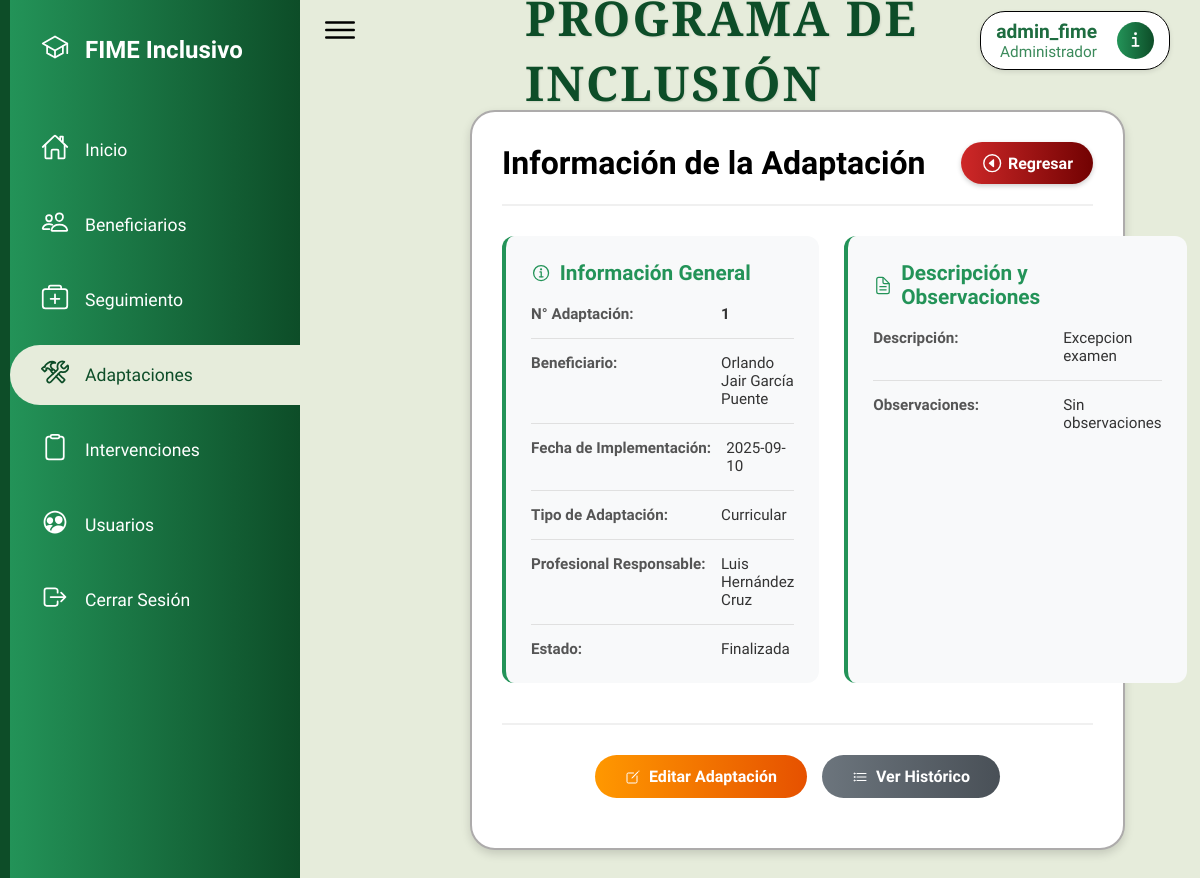
Screenshot of /modules/adaptaciones/ver_adaptaciones.php?id=1 (signed in) with the database file from the repository.
### tables this page shows
CREATE TABLE `adaptaciones` (
  `id_adaptacion` int(11) NOT NULL,
  `beneficiario_id` int(11) NOT NULL,
  `profesional_id` int(11) DEFAULT NULL,
  `fecha_implementacion` date NOT NULL,
  `estado` enum('Pendiente','En progreso','Finalizada') DEFAULT 'Pendiente',
  `tipo_adaptacion` varchar(100) NOT NULL,
  `numero_adaptacion` int(10) UNSIGNED DEFAULT NULL,
  `descripcion` text NOT NULL,
  `observaciones` text DEFAULT NULL
);

### modules/adaptaciones/ver_adaptaciones.php (the view, shortened to what this page needs)
<?php
$user = $_SESSION['usuarioingresando'];
include '../../config/db.php';
$id_adaptacion = intval($_GET['id']);
$query = "SELECT a.*,
CONCAT(b.nombre, ' ', b.apellido_paterno, ' ', IFNULL(b.apellido_materno, '')) AS beneficiario_nombre,
CONCAT(p.nombre, ' ', p.apellido_paterno, ' ', IFNULL(p.apellido_materno, '')) AS profesional_nombre
FROM adaptaciones a
INNER JOIN beneficiarios b ON b.id_beneficiario = a.beneficiario_id
LEFT JOIN profesionales p ON p.id_profesional = a.profesional_id
WHERE a.id_adaptacion = ?";
$stmt = mysqli_prepare($conex, $query);
mysqli_stmt_bind_param($stmt, "i", $id_adaptacion);
mysqli_stmt_execute($stmt);
$result = mysqli_stmt_get_result($stmt);
$adaptacion = mysqli_fetch_assoc($result);
$beneficiario_id = $adaptacion['beneficiario_id'];
$beneficiario_nombre = $adaptacion['beneficiario_nombre'];
$profesional_nombre = $adaptacion['profesional_nombre'] ?: 'No asignado';
?>
<!DOCTYPE html>
<html lang="es">
<head>
    <link rel="stylesheet" href="../../assets/css/sidebar.css">
    <link rel="stylesheet" href="https://cdnjs.cloudflare.com/ajax/libs/font-awesome/5.15.4/css/all.min.css">
</head>
<body>
    <?php
    $currentPage = basename($_SERVER['PHP_SELF']);
    ?>
    <div class="container">
        <div class="navigation">
            <ul>
                <li>
                    <a href="#">
                        <span class="icon">
                            <ion-icon name="school-outline"></ion-icon>
                        </span>
                        <span class="title">FIME Inclusivo</span>
                    </a>
                </li>
                <li class="<?php echo ($currentPage == 'dashboard.php') ? 'active' : ''; ?>">
                    <a href="../../modules/auth/dashboard.php" data-tooltip="Inicio">
                        <span class="icon"><ion-icon name="home-outline"></ion-icon></span>
                        <span class="title">Inicio</span>
                    </a>
                </li>
                <?php
                $beneficiariosPages = ['index_beneficiarios.php', 'crear_beneficiarios.php', 'editar_beneficiarios.php', 'ver_beneficiarios.php'];
                ?>
                <li class="<?php echo in_array($currentPage, $beneficiariosPages) ? 'active' : ''; ?>">
                    <a href="../../modules/beneficiarios/index_beneficiarios.php" data-tooltip="Beneficiarios">
                        <span class="icon"><ion-icon name="people-outline"></ion-icon></span>
                        <span class="title">Beneficiarios</span>
                    </a>
                </li>
                <?php
                $diagnosticosPages = ['index_diagnosticos.php', 'crear_diagnosticos.php', 'editar_diagnosticos.php', 'historico_diagnosticos.php', 'ver_diagnosticos.php'];
                ?>
                <li class="<?php echo in_array($currentPage, $diagnosticosPages) ? 'active' : ''; ?>">
                    <a href="../../modules/diagnosticos/index_diagnosticos.php" data-tooltip="Diagnósticos">
                        <span class="icon"><ion-icon name="medkit-outline"></ion-icon></span>
                        <span class="title">Seguimiento</span>
                    </a>
                </li>
                <?php
                $adaptacionesPages = ['index_adaptaciones.php', 'crear_adaptaciones.php', 'editar_adaptaciones.php', 'historico_adaptaciones.php', 'ver_adaptaciones.php'];
                ?>
                <li class="<?php echo in_array($currentPage, $adaptacionesPages) ? 'active' : ''; ?>">
                    <a href="../../modules/adaptaciones/index_adaptaciones.php" data-tooltip="Adaptaciones">
                        <span class="icon"><ion-icon name="construct-outline"></ion-icon></span>
                        <span class="title">Adaptaciones</span>
                    </a>
                </li>
                <?php
                $intervencionesPages = ['index_intervenciones.php', 'crear_intervenciones.php', 'editar_intervenciones.php', 'historico_intervenciones.php', 'ver_intervenciones.php'];
                ?>
                <li class="<?php echo in_array($currentPage, $intervencionesPages) ? 'active' : ''; ?>">
                    <a href="../../modules/intervenciones/index_intervenciones.php" data-tooltip="Intervenciones">
                        <span class="icon"><ion-icon name="clipboard-outline"></ion-icon></span>
                        <span class="title">Intervenciones</span>
                    </a>
                </li>
                <?php
                if (isset($_SESSION['rol']) && $_SESSION['rol'] === 'Administrador') {
                    $usuariosPages = ['index_usuarios.php', 'crear_usuarios.php', 'editar_usuarios.php', 'ver_usuarios.php'];
                ?>
                    <li class="<?php echo in_array($currentPage, $usuariosPages) ? 'active' : ''; ?>">
                        <a href="../../modules/usuarios/index_usuarios.php" data-tooltip="Usuarios">
                            <span class="icon"><ion-icon name="people-circle-outline"></ion-icon></span>
                            <span class="title">Usuarios</span>
                        </a>
                    </li>
                <?php
                }
                ?>
                <li>
                    <a href="#" onclick="showLogoutModal()" data-tooltip="Cerrar Sesión">
                        <span class="icon">
                            <ion-icon name="log-out-outline"></ion-icon>
                        </span>
                        <span class="title">Cerrar Sesión</span>
                    </a>
                </li>
            </ul>
        </div>
    </div>
    <div class="main">
        <div class="topbar">
            <div class="toggle"><ion-icon name="menu-outline"></ion-icon></div>
            <h2 class="page-title">PROGRAMA DE INCLUSIÓN</h2>
            <div class="user-box">
                <div class="user-info">
                    <div class="user-name"><?php echo htmlspecialchars($user); ?></div>
                    <div class="user-role"><?php echo htmlspecialchars($_SESSION['rol']); ?></div>
                </div>
                <button class="info-btn" onclick="mostrarInfo()">
                    <ion-icon name="information-outline"></ion-icon>
                </button>
            </div>
        </div>
        <div class="view-container">
            <div class="view-header">
                <h2 class="view-title">Información de la Adaptación</h2>
                <a href="historico_adaptaciones.php?id=<?php echo $beneficiario_id; ?>" class="btn-regresar">
                    <ion-icon name="caret-back-circle-outline"></ion-icon> Regresar
                </a>
            </div>
            <div class="view-content">
                <div class="info-grid">
                    <div class="info-section">
                        <h3>
                            <ion-icon name="information-circle-outline"></ion-icon>
                            Información General
                        </h3>
                        <div class="info-row">
                            <span class="info-label">N° Adaptación:</span>
                            <span class="info-value" style="font-weight: 700;"><?php echo htmlspecialchars($adaptacion['numero_adaptacion']); ?></span>
                        </div>
                        <div class="info-row">
                            <span class="info-label">Beneficiario:</span>
                            <span class="info-value"><?php echo htmlspecialchars($beneficiario_nombre); ?></span>
                        </div>
                        <div class="info-row">
                            <span class="info-label">Fecha de Implementación:</span>
                            <span class="info-value"><?php echo htmlspecialchars($adaptacion['fecha_implementacion']); ?></span>
                        </div>
                        <div class="info-row">
                            <span class="info-label">Tipo de Adaptación:</span>
                            <span class="info-value"><?php echo htmlspecialchars($adaptacion['tipo_adaptacion']); ?></span>
                        </div>
                        <div class="info-row">
                            <span class="info-label">Profesional Responsable:</span>
                            <span class="info-value"><?php echo htmlspecialchars($profesional_nombre); ?></span>
                        </div>
                        <div class="info-row">
                            <span class="info-label">Estado:</span>
                            <span class="info-value"><?php echo htmlspecialchars($adaptacion['estado']); ?></span>
                        </div>
                    </div>
                    <div class="info-section">
                        <h3>
                            <ion-icon name="document-text-outline"></ion-icon>
                            Descripción y Observaciones
                        </h3>
                        <div class="info-row">
                            <span class="info-label">Descripción:</span>
                            <span class="info-value"><?php echo nl2br(htmlspecialchars($adaptacion['descripcion'])); ?></span>
                        </div>
                        <div class="info-row">
                            <span class="info-label">Observaciones:</span>
                            <span class="info-value"><?php echo nl2br(htmlspecialchars($adaptacion['observaciones'] ?: 'Sin observaciones')); ?></span>
                        </div>
                    </div>
                </div>
                <div class="action-buttons">
                    <a href="editar_adaptaciones.php?id=<?php echo $adaptacion['id_adaptacion']; ?>" class="btn-action btn-edit">
                        <ion-icon name="create-outline"></ion-icon> Editar Adaptación
                    </a>
                    <a href="historico_adaptaciones.php?id=<?php echo $beneficiario_id; ?>" class="btn-action btn-cancel">
                        <ion-icon name="list-outline"></ion-icon> Ver Histórico
                    </a>
                </div>
            </div>
        </div>
    </div>
</body>
</html>

### assets/css/sidebar.css (style rules this page uses)
* { font-family: "Ubuntu", sans-serif; margin: 0; padding: 0; box-sizing: border-box; }
:root { --blue: #2a2185; --white: #fff; --gray: #f5f5f5; --black1: #222; --black2: #999; }
body { min-height: 100vh; overflow-x: hidden; font-family: Arial, sans-serif; margin: 0; padding: 0; height: 100vh; display: flex; background-color: #e6ecdb; background-size: cover; background-attachment: fixed; }
.container { position: relative; width: 100%; }
.navigation { position: fixed; width: 300px; height: 100%; background: linear-gradient(90deg, #239358, #0d4d28); border-left: 10px solid #0d4d28; transition: width 0.3s; overflow: hidden; z-index: 10; }
.navigation ul { list-style: none; padding: 0; margin: 0; width: 100%; position: relative; }
.navigation ul li { width: 100%; position: relative; border-top-left-radius: 30px; border-bottom-left-radius: 30px; margin: 15px 0; }
.navigation ul li:first-child { margin: 20px 0 40px 0; pointer-events: none; }
.navigation ul li a { display: flex; align-items: center; width: 100%; height: 60px; padding: 0 15px; position: relative; text-decoration: none; color: white; transition: color 0.3s, background-color 0.3s; }
.navigation ul li a .icon { display: block; min-width: 60px; text-align: center; font-size: 1.75rem; }
.navigation ul li a .title { font-size: 1.1em; font-weight: 500; white-space: nowrap; transition: opacity 0.3s; }
.navigation ul li:first-child .title { font-size: 1.5em; font-weight: bold; }
.navigation ul li:hover, .navigation ul li.active { background-color: #e6ecdb; }
.navigation ul li:hover a, .navigation ul li.active a { color: #0d4d28; }
.main { position: absolute; width: calc(100% - 300px); left: 300px; min-height: 100vh; transition: 0.5s; }
.topbar { width: 100%; height: 60px; display: flex; justify-content: space-between; align-items: center; padding: 0 10px; }
.toggle { position: relative; width: 60px; height: 60px; display: flex; justify-content: center; align-items: center; font-size: 2.5rem; cursor: pointer; }
.user-box { display: flex; align-items: center; background-color: #ffffff; box-shadow: 0 2px 5px rgba(0, 0, 0, 0.1); border: 1px solid #000; margin-left: auto; margin-right: 20px; margin-top: 20px; padding: 8px 15px; border-radius: 25px; font-size: 1.2em; gap: 10px; transition: transform 0.3s ease, box-shadow 0.3s ease; }
.user-info { display: flex; flex-direction: column; margin-right: 10px; text-align: right; }
.user-name { font-weight: bold; color: #1e6d40; font-size: 1em; }
.user-role { font-size: 0.8em; color: #3b8a5b; }
.info-btn { background: linear-gradient(90deg, #239358, #0d4d28); border: none; color: white; width: 37px; height: 37px; border-radius: 50%; font-size: 1.2em; cursor: pointer; display: flex; align-items: center; justify-content: center; }
.btn-cancel, .btn-confirm { padding: 10px 25px; border: none; border-radius: 5px; font-weight: 500; cursor: pointer; text-decoration: none; transition: background-color 0.3s, transform 0.2s; font-size: 1.1em; }
.btn-cancel { background-color: #7e7d7d; color: white; }
.page-title { position: absolute; left: 50%; transform: translateX(-50%); font-family: "Playfair Display", Georgia, serif; font-size: 3em; font-weight: 700; color: #0d4d28; margin-top: 40px; letter-spacing: 2px; text-shadow: 1px 1px 2px rgba(0, 0, 0, 0.1); }
.header-section .btn-regresar, a.btn-regresar { background: linear-gradient(90deg, #ce2828, #720202) !important; border: none; color: white !important; font-weight: 600; cursor: pointer; text-decoration: none !important; display: flex !important; align-items: center; justify-content: center; gap: 5px; padding: 10px 20px; border-radius: 50px; box-shadow: 0 2px 5px rgba(0, 0, 0, 0.2); transition: all 0.3s; }
.header-section .btn-regresar ion-icon, a.btn-regresar ion-icon { color: white !important; font-size: 1.4em; }
.btn-edit { background-color: #ffde59; }

### rows the page displays
adaptaciones: numero_adaptacion "1", fecha_implementacion "2025-09-10", tipo_adaptacion "Curricular", estado "Finalizada", descripcion "Excepcion examen", observaciones "Sin observaciones"

### other values shown
$user "admin_fime"
$_SESSION['rol'] "Administrador"
$beneficiario_nombre "Orlando Jair García Puente"
$profesional_nombre "Luis Hernández Cruz"
